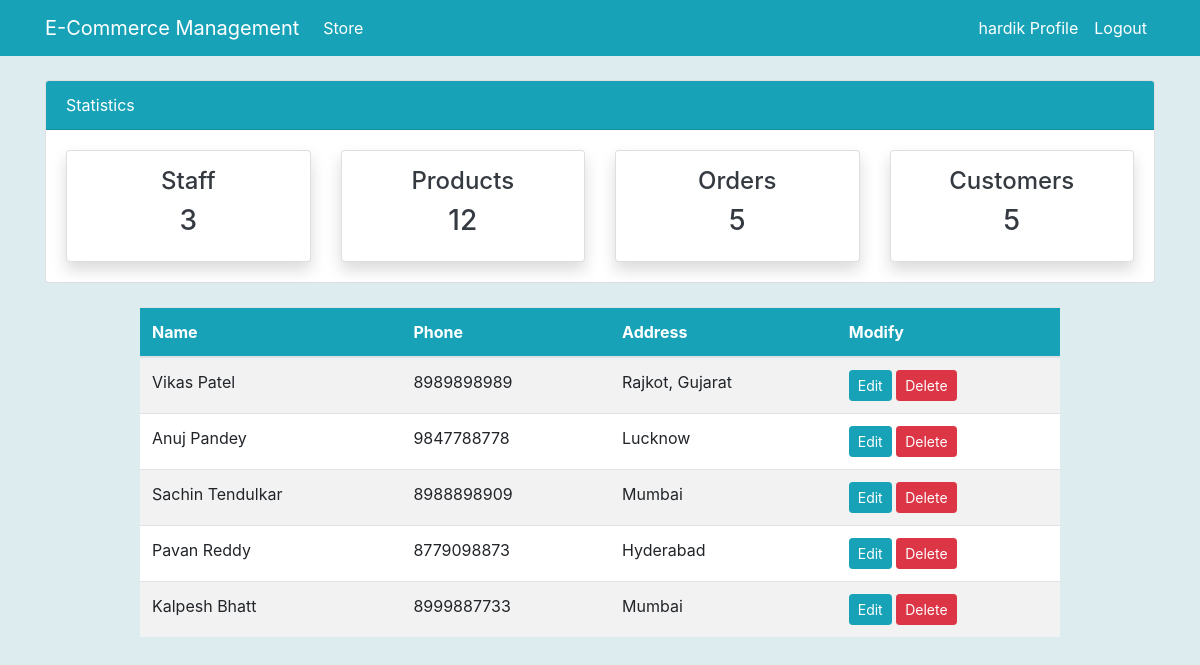
/customer/ (signed in), run on an earlier commit of the app's database.
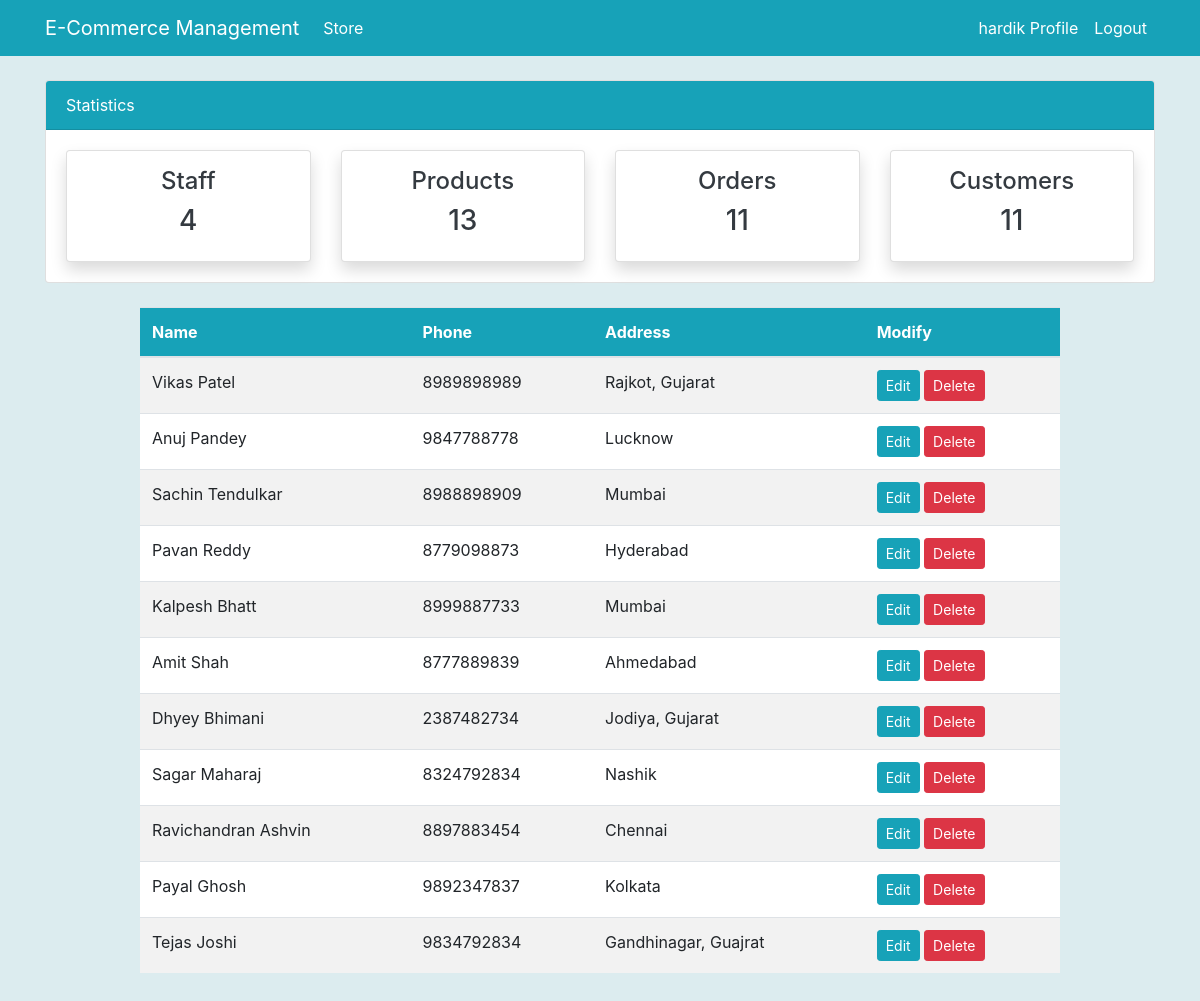
And on a later commit of the database.
### store/models.py (models this page shows, shortened)
class Customer(models.Model):
    name = models.CharField(max_length=255, null=True)
    phone = models.CharField(max_length=10, null=True)
    address = models.CharField(max_length=255, null=True)

### store/views.py (the view)
# urls.py: path("customer/", views.customer, name="store-customer"),
@login_required
def customer(request):
    customers = Customer.objects.all()
    context = {"customers": customers}
    context.update(nav_items())
    return render(request, "customer.html", context)

### store/views.py (called while the page is built)
def nav_items():
    orders_count = Order.objects.all().count()
    products_count = Product.objects.all().count()
    workers_count = User.objects.all().count()
    customers_count = Customer.objects.count()
    data = {
        "orders_count": orders_count,
        "workers_count": workers_count,
        "products_count": products_count,
        "customers_count": customers_count,
    }
    return data

### store/templates/customer.html (shortened to what this page needs)
{% extends "base.html" %}
{% load crispy_forms_tags %}
{% block content %}
  {% include "top_nav.html" %}
<div class="container">
  <div class="row my-4">
    <div class="col-md-10 offset-md-1">
      <table class="table bg-white table-striped">
        <thead class="bg-info">
          <tr class="text-white">
            <th scope="col">Name</th>
            <th scope="col">Phone</th>
            <th scope="col">Address</th>
            <th scope="col">Modify</th>
          </tr>
        </thead>
        <tbody>
          {% for customer in customers %}
          <tr>
            <td>{{customer.name|capfirst}}</td>
            <td>{{customer.phone}}</td>
            <td>{{customer.address|capfirst}}</td>
            <td>
              <a class="btn btn-info btn-sm" href="{% url 'store-customer-update' customer.id %}">Edit</a>
              <a class="btn btn-danger btn-sm" href="{% url 'store-customer-delete' customer.id %}">Delete</a>
            </td>
          </tr>
          {% endfor %}
        </tbody>
      </table>
    </div>
  </div>
</div>
{% endblock content %}

What changed in the data, as far as the page shows it:
added Customer: name "Amit Shah", phone "8777889839", address "Ahmedabad"
added Customer: name "Dhyey Bhimani", phone "2387482734", address "Jodiya, Gujarat"
added Customer: name "Sagar Maharaj", phone "8324792834", address "Nashik"
added Customer: name "Ravichandran Ashvin", phone "8897883454", address "Chennai"
added Customer: name "Payal Ghosh", phone "9892347837", address "Kolkata"
added Customer: name "Tejas Joshi", phone "9834792834", address "Gandhinagar, Guajrat"
Also different on the page:
{{ workers_count }}: "3" → "4"
{{ products_count }}: "12" → "13"
{{ orders_count }}: "5" → "11"
{{ customers_count }}: "5" → "11"
